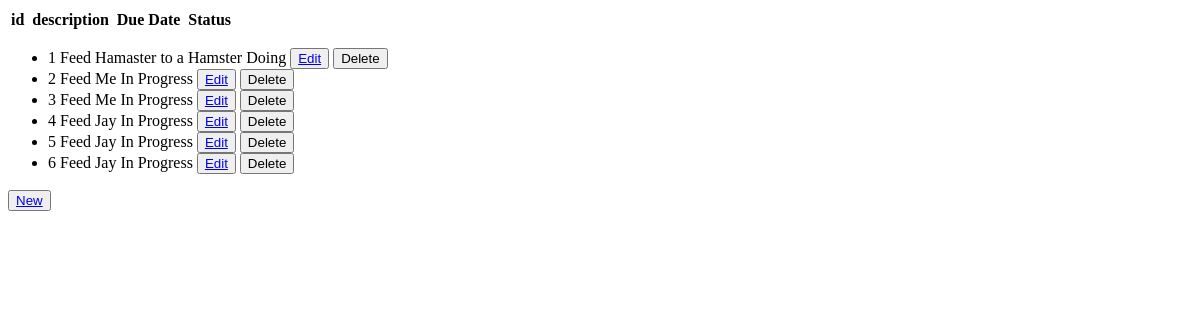
The page /ToDoList/ on the database as committed earlier.
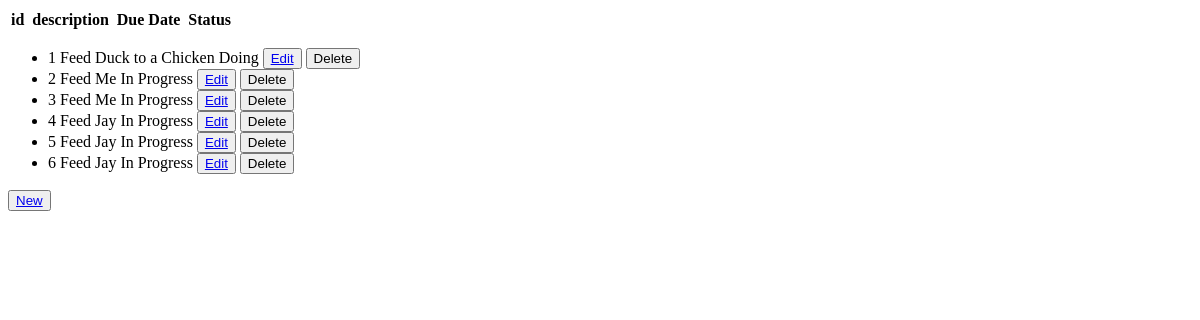
The same page on the database as committed later.
### ToDoList/models.py (models this page shows, shortened)
class ToDoList(models.Model):
    description = models.CharField(max_length=200)
    due_date = models.DateTimeField()
    status = models.CharField(max_length=10)

### ToDoList/views.py (the view)
def index(request):
    to_do_items = ToDoList.objects.all()
    templte = loader.get_template("ToDoList/index.html")
    context = {
        'list_t':to_do_items,
    }
    return HttpResponse(templte.render(context,request))

### ToDoList/templates/ToDoList/index.html (shortened to what this page needs)
<table>
  <tr>
    <th>id</th>
    <th></th>
    <th>description</th>
    <th></th>
    <th>Due Date</th>
    <th></th>
    <th>Status</th>
  </tr>
</table>
<ul>
{% for item in list_t %}
  <li>{{item.id}} {{item.description}} {{item.pub_date}} {{item.status}}
    <button class="btn btn-primary"><a href="{{item.id}}/edit/">Edit</a></button>
    <button class="danger">Delete</button></li>
  {%endfor%}
</ul>
<button class="button"><a href="{% url 'new' %}">New</a></button>

Rows that differ between the two databases and show on the page:
changed ToDoList "Doing": description "Feed Hamaster to a Hamster" → "Feed Duck to a Chicken"
